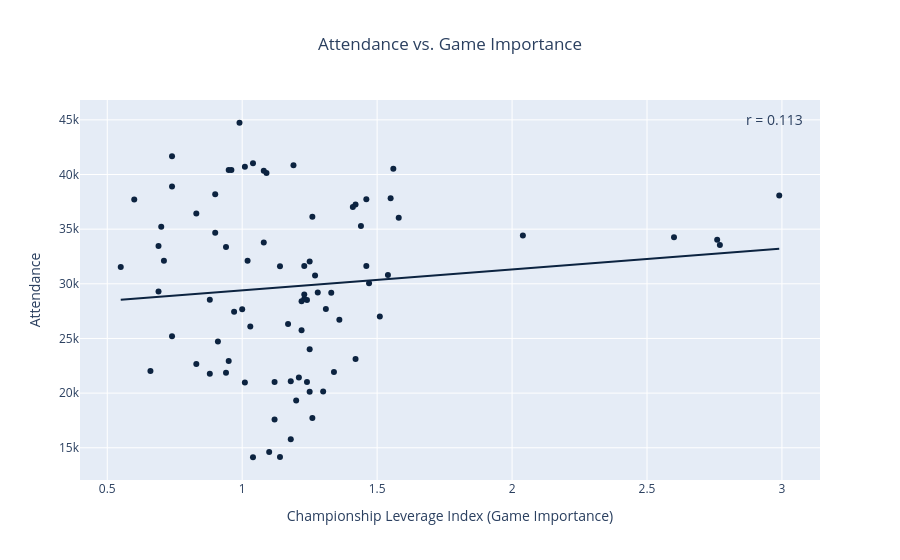

The cell this chart's notebook holds for it:
### Markdown cell above
### Scatter Plot

The scatter plot is a very strong tool for evaluating the relationship of data in this set. In this case, I want to evaluate the relationship between the championship leverage index (how important the game is to winning the championship) and attendance to see if attendance increase in more important games.

To create a scatter plot in Plotly, you can run `px.scatter()` and pass the data frame, the x values, and y values. Like the other charts so far, I'm also specifying certain colors for the dots on the plot. As you can see below I'm also annotating the scatter plot with the correlation coefficient (from pandas) using `.add_annotation()`. For more information, refer to the [scatter plot documentation](https://plotly.com/python/line-and-scatter/).

### Code cell
# plot
scatter_plot = px.scatter(team_df, x='cLI', y='attendance', color='home_team', color_discrete_map=get_team_colors([team]),
                          labels={'cLI': 'Championship Leverage Index (Game Importance)', 'attendance': 'Attendance'},
                          title='Attendance vs. Game Importance', trendline='ols')

# add correlation
r_value = team_df['cLI'].corr(team_df['attendance'])
scatter_plot.add_annotation(text=f'r = {r_value:.3f}', xref='paper', yref='paper', x=0.98, y=0.98, showarrow=False, font=dict(size=14))

# remove legend and center title
scatter_plot.update_layout(showlegend=False, title_x=0.5)
scatter_plot.show()

### Figure 1 — Plotly figure (JSON) as saved in the notebook; plotly's stock layout.template omitted (floating-point values rounded to 4 significant figures)
{"data": [{"hovertemplate": "home_team=DET<br>Championship Leverage Index (Game Importance)=%{x}<br>Attendance=%{y}<extra></extra>", "legendgroup": "DET", "marker": {"color": "#0C2340", "symbol": "circle"}, "mode": "markers", "name": "DET", "orientation": "v", "showlegend": true, "type": "scatter", "x": [0.99, 1.03, 1.01, 1.04, 1.14, 1.1, 1.18, 1.22, 1.25, 1.26, 1.12, 1.2, 1.12, 1.21, 1.24, 1.23, 1.22, 1.19, 1.26, 1.3, 1.25, 1.24, 1.34, 1.36, 1.42, 1.41, 1.23, 1.18, 1.14, 1.09, 1.04, 1.08, 0.95, 0.9, 0.96, 0.97, 0.94, 0.88, 0.95, 0.94, 1.0, 1.02, 1.08, 1.01, 0.83, 0.74, 0.66, 0.74, 0.83, 0.9, 1.47, 1.55, 1.56, 1.58, 1.42, 1.31, 1.23, 1.25, 1.17, 1.33, 1.44, 1.46, 1.54, 1.51, 1.27, 1.28, 0.69, 0.6, 0.55, 0.74, 0.91, 0.88, 0.7, 0.71, 0.69, 1.46, 2.04, 2.6, 2.77, 2.99, 2.76], "xaxis": "x", "y": [44735, 26098, 20981, 14132, 14156, 14616, 15769, 25754, 32043, 17712, 17581, 19321, 21016, 21422, 28509, 28613, 28407, 40844, 36138, 20136, 20115, 21013, 21937, 26701, 37256, 37031, 31640, 21092, 31602, 40132, 41034, 40343, 40413, 38199, 40418, 27449, 33368, 28540, 22929, 21872, 27676, 32120, 33780, 40718, 22657, 25198, 22019, 41681, 36438, 34671, 30051, 37820, 40528, 36053, 23124, 27697, 29033, 24018, 26313, 29192, 35290, 37741, 30810, 27008, 30770, 29216, 33467, 37709, 31538, 38912, 24733, 21775, 35216, 32115, 29292, 31639, 34415, 34267, 33554, 38079, 34042], "yaxis": "y"}, {"hovertemplate": "<b>OLS trendline</b><br>attendance = 1912.25 * cLI + 27485.5<br>R<sup>2</sup>=0.012758<br><br>home_team=DET<br>Championship Leverage Index (Game Importance)=%{x}<br>Attendance=%{y} <b>(trend)</b><extra></extra>", "legendgroup": "DET", "marker": {"color": "#0C2340", "symbol": "circle"}, "mode": "lines", "name": "DET", "showlegend": false, "type": "scatter", "x": [0.55, 0.6, 0.66, 0.69, 0.69, 0.7, 0.71, 0.74, 0.74, 0.74, 0.83, 0.83, 0.88, 0.88, 0.9, 0.9, 0.91, 0.94, 0.94, 0.95, 0.95, 0.96, 0.97, 0.99, 1.0, 1.01, 1.01, 1.02, 1.03, 1.04, 1.04, 1.08, 1.08, 1.09, 1.1, 1.12, 1.12, 1.14, 1.14, 1.17, 1.18, 1.18, 1.19, 1.2, 1.21, 1.22, 1.22, 1.23, 1.23, 1.23, 1.24, 1.24, 1.25, 1.25, 1.25, 1.26, 1.26, 1.27, 1.28, 1.3, 1.31, 1.33, 1.34, 1.36, 1.41, 1.42, 1.42, 1.44, 1.46, 1.46, 1.47, 1.51, 1.54, 1.55, 1.56, 1.58, 2.04, 2.6, 2.76, 2.77, 2.99], "xaxis": "x", "y": [28540.0, 28630.0, 28750.0, 28800.0, 28800.0, 28820.0, 28840.0, 28900.0, 28900.0, 28900.0, 29070.0, 29070.0, 29170.0, 29170.0, 29210.0, 29210.0, 29230.0, 29280.0, 29280.0, 29300.0, 29300.0, 29320.0, 29340.0, 29380.0, 29400.0, 29420.0, 29420.0, 29440.0, 29460.0, 29470.0, 29470.0, 29550.0, 29550.0, 29570.0, 29590.0, 29630.0, 29630.0, 29670.0, 29670.0, 29720.0, 29740.0, 29740.0, 29760.0, 29780.0, 29800.0, 29820.0, 29820.0, 29840.0, 29840.0, 29840.0, 29860.0, 29860.0, 29880.0, 29880.0, 29880.0, 29890.0, 29890.0, 29910.0, 29930.0, 29970.0, 29990.0, 30030.0, 30050.0, 30090.0, 30180.0, 30200.0, 30200.0, 30240.0, 30280.0, 30280.0, 30300.0, 30370.0, 30430.0, 30450.0, 30470.0, 30510.0, 31390.0, 32460.0, 32760.0, 32780.0, 33200.0], "yaxis": "y"}], "layout": {"annotations": [{"font": {"size": 14}, "showarrow": false, "text": "r = 0.113", "x": 0.98, "xref": "paper", "y": 0.98, "yref": "paper"}], "legend": {"title": {"text": "home_team"}, "tracegroupgap": 0}, "showlegend": false, "title": {"text": "Attendance vs. Game Importance", "x": 0.5}, "xaxis": {"anchor": "y", "domain": [0, 1], "title": {"text": "Championship Leverage Index (Game Importance)"}}, "yaxis": {"anchor": "x", "domain": [0, 1], "title": {"text": "Attendance"}}}}
